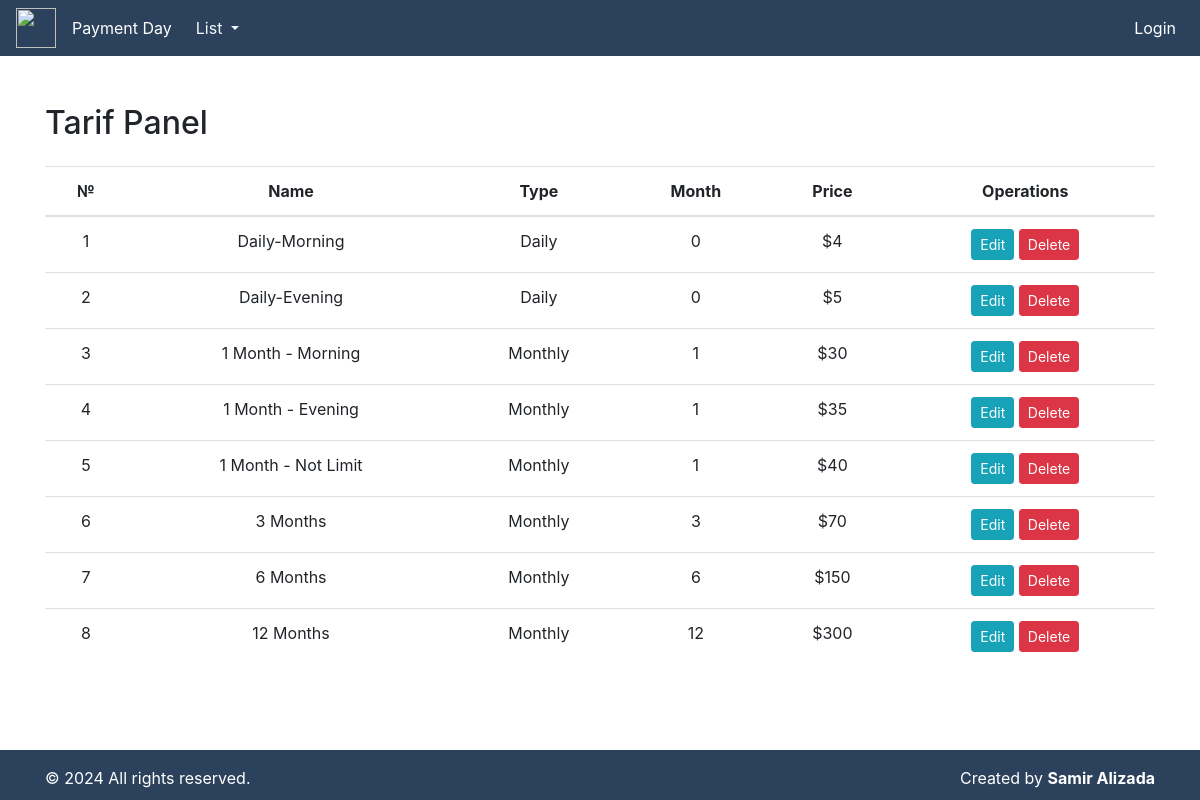
Page /tariffs-panel/ on the committed database.
### fitness/models.py (models this page shows, shortened)
class Tariffs(models.Model):
    PRICING_TYPE_CHOICES = [
        ('Daily', 'Daily'),
        ('Monthly', 'Monthly'),
    ]
    name = models.CharField(max_length=30, null=True)
    type = models.CharField(max_length=10, choices=PRICING_TYPE_CHOICES)
    month_duration = models.IntegerField(null=True, blank=True)
    price = models.IntegerField()

### fitness/views.py (the view)
# urls.py: path('tariffs-panel/', tariffs_panel, name='tariffs_panel'),
def tariffs_panel(request):
    tariffs = Tariffs.objects.all().order_by('price')
    return render(request, 'tariffs/tariffs_panel.html', {'tariffs': tariffs})

### templates/tariffs/tariffs_panel.html (shortened to what this page needs)
{% include "index.html" %}
{% block content %}
<div class="container mt-5">
    <h2 class="mb-4">Tarif Panel</h2>
    <table class="table text-center">
        <thead>
            <tr>
                <th scope="col">№</th>
                <th scope="col">Name</th>
                <th scope="col">Type</th>
                <th scope="col">Month</th>
                <th scope="col">Price</th>
                <th scope="col">Operations</th>
            </tr>
        </thead>
        <tbody>
            {% for tariff in tariffs %}
            <tr>
                <td>{{ forloop.counter }}</td>
                <td>{{ tariff.name }}</td>
                <td>{{ tariff.type }}</td>
                <td>{{ tariff.month_duration }}</td>
                <td>${{ tariff.price }}</td>
                <td>
                    <a href="{% url 'update_tariffs' tariff.pk %}" class="btn btn-sm btn-info">Edit</a>
                    <a href="{% url 'delete_tariffs' tariff.pk %}" class="btn btn-sm btn-danger" onclick="return confirm('Are you sure you want to delete this tariff?')">Delete</a>
                </td>
            </tr>
            {% endfor %}
        </tbody>
    </table>
</div>
{% endblock content %}

### rows in the picture
Tariffs: name "Daily-Morning", type "Daily", month_duration "0", price "4"
Tariffs: name "Daily-Evening", type "Daily", month_duration "0", price "5"
Tariffs: name "1 Month - Morning", type "Monthly", month_duration "1", price "30"
Tariffs: name "1 Month - Evening", type "Monthly", month_duration "1", price "35"
Tariffs: name "1 Month - Not Limit", type "Monthly", month_duration "1", price "40"
Tariffs: name "3 Months", type "Monthly", month_duration "3", price "70"
Tariffs: name "6 Months", type "Monthly", month_duration "6", price "150"
Tariffs: name "12 Months", type "Monthly", month_duration "12", price "300"
